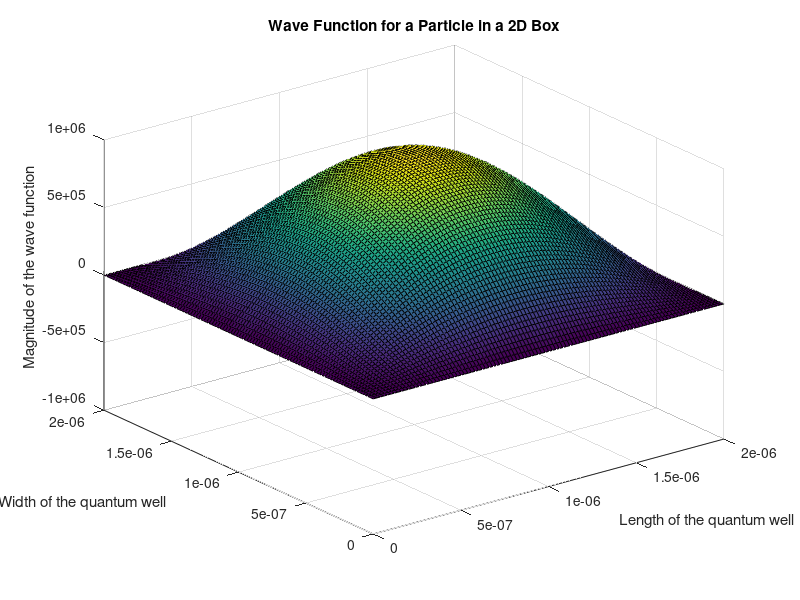

This chart was generated by the following MATLAB code: (Note: this script raises an error after producing the figure.)
%% Lab Assignment 2; 1D and 2D wave Function Simulation in Matlab
% Author: Emmanuel Mati
% ELEC2250 S2020

% ELEC-2250 S2020
% Lab assignment 2 Part B
% Solution of Schrödinger equation for a particle in a 2D box
%Reference; Solid state Electronic Devices, Streetman, Classnotes
% https://www.physicsforums.com/insights/visualizing-2-d-particle-box/
clear all
close all
clc

% Define constants and variables
h=6.63e-34; %Planck's constant in Joules
m=9.11e-31; % Free Electron mass
hbar=h/(2*pi);
for n=1:1:5 %modified to 5 from 3
    nx=n; % number of energy states along x direction
    ny=n; % number of energy states along x direction
    Lx = 2e-6; %length for part 4
    Ly = 2e-6; %length for part 4

    kx =nx*pi/Lx;
    ky =ny*pi/Ly;
    E=n^2*pi^2*hbar^2/(2*m)*(1/Lx^2+1/Ly^2) % Energy of a particle in a 2D box
    w =hbar*(kx^2+ky^2)/2*m % frequency from E=hf
    w=5*w./max(w) % Frequency scaling forvisualization
    A = sqrt(4/(Lx*Ly)) % Wave function amplitude
    PD_peak=A^2 %peak value of the probability density function
    Particle_velocity=sqrt(2*E/m) %particle velocity
    t = linspace(0,5,100); %Time vector
    x=0:Lx/100:Lx;
    y=0:Ly/100:Ly;

    for ii=1:1:length(x)
        for jj=1:1:length(y)
            psi(ii,jj)=A*sin(kx*x(ii)).*sin(ky.*y(jj)); % Time independent wave function
        end
    end
    
    for kk=1:1:length(t)
        phi(kk)=exp(-j.*w.*t(kk)); % Time dependent wave function
        xx=psi.*phi(kk);
        surf (x,y,real(xx)); % 2DPlotting
        xlim([0 Lx]), ylim([0 Ly]), zlim([-A A]); %Axes range setting
        title('Wave Function for a Particle in a 2D Box')
        xlabel('Length of the quantum well')
        ylabel('Width of the quantum well')
        zlabel ('Magnitude of the wave function')% Title
        drawnow
        frame = getframe(1);
        im = frame2im(frame);
        [Q,map] = rgb2ind(im,256);
        outfile = '2DParticle44.gif'; % FIle name to save the generated .gif file
        if n==1
            imwrite(Q,map,outfile,'gif','LoopCount',Inf,'DelayTime',0);
        else
            imwrite(Q,map,outfile,'gif','WriteMode','append','DelayTime',0);
        end
    end
end